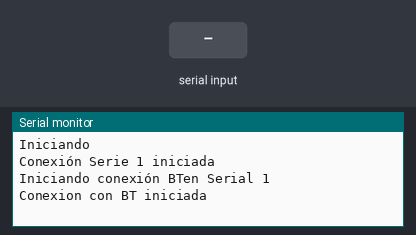
Simulated run of this sketch. Board: Arduino Mega 2560, built with avr-gcc and run on an emulated ATmega2560. Parts: the last lines printed to the serial monitor. Inputs (shaded band) come from the test bench.

Above: at 1.2 s.
1.3 s: "90,45\n" received over the second serial link
At 2.0 s:
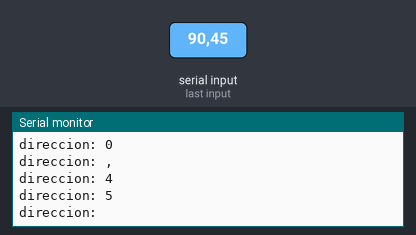
2.8 s: "m90\n" received over the second serial link
At 3.5 s:
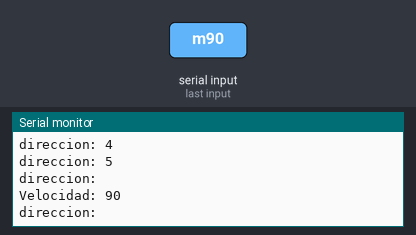
Timing chart, 0 to 5.8 s (numbered marks = the images above; inputs shaded):
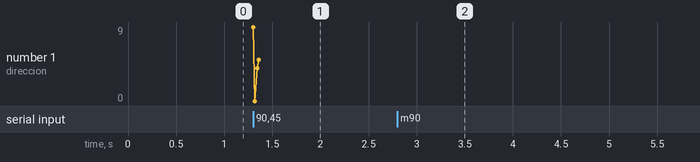

Measured:
- after the input at 1.3 s, the serial monitor: prints a new line at once (image 1)
- after the input at 2.8 s, the serial monitor: prints a new line at once (image 2)

The sketch:

bt-test-00.ino
```cpp
char recibido[5];
int velocidad=0;
int flag=0;
int velact=0;
int velant=0;
void setup() {
  // put your setup code here, to run once:
       Serial.begin(9600);
       Serial.println("Iniciando");
       Serial.println("Conexión Serie 1 iniciada");
       Serial.println("Iniciando conexión BTen Serial 1");
       Serial1.begin(9600);
       Serial.println("Conexion con BT iniciada");
}

void loop() {
  // put your main code here, to run repeatedly:
  Serial.flush();
  if (Serial1.available()){
      recibido[0]=Serial1.read();

    switch (recibido[0]){
      case 'm':
        velocidad=Serial1.parseInt();
        flag=1;
      break;
      default:
        flag=0;
    }

     if (velocidad != velact)
      {
         velact=velocidad;
         flag=1;
      }
 /* Serial.print("bandera ");
  Serial.println(flag);*/
   compc();
    }
}

void compc(){
  if(flag==0)
       {
       Serial.print("direccion: ");
       Serial.println(recibido);
       }
      else
      {
       Serial.print("Velocidad: ");
       Serial.println(velact);
       flag=0;
      }
}
```
